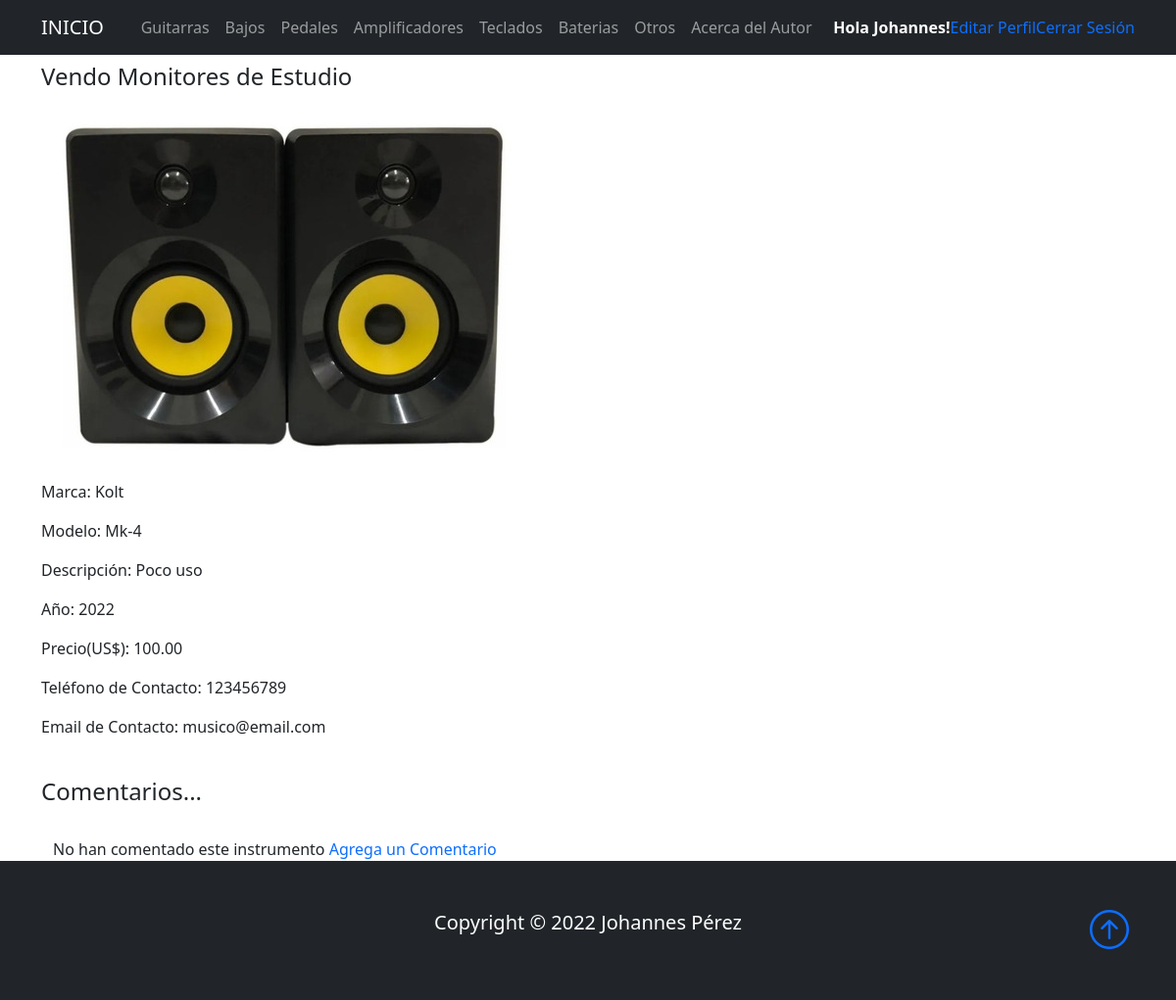
The app's page /otroDetalle/11/ (signed in) with its own data.
### Base/models.py (models this page shows, shortened)
class Instrumento(models.Model):
    instrumentoSeleccion = (
    ('guitarra','Guitarra'),
    ('bajo', 'Bajo'),
    ('pedal','Pedal'),
    ('bateria','Bateria'),
    ('teclado','Teclado'),
    ('amplificador','Amplificador'),
    ('otro', 'Otro'),
    )
    usuario = models.ForeignKey(User, on_delete=models.CASCADE, null=True, blank=True)
    titulo = models.CharField(max_length=200)
    instrumento = models.CharField(max_length=15, choices=instrumentoSeleccion, default='guitarra')
    marca = models.CharField(max_length=40)
    modelo = models.CharField(max_length=40)
    descripcion = models.TextField(null=True, blank=True)
    year = models.IntegerField()
    precio = models.DecimalField(max_digits=10, decimal_places=2)
    fechaPublicacion = models.DateTimeField(auto_now_add=True)
    telefonoContacto = models.IntegerField()
    emailContacto = models.EmailField()
    imagenInstrumento = models.ImageField(null=True, blank=True, upload_to="imagenes/")
    class Meta:
        ordering = ['usuario', '-fechaPublicacion']

### Base/views.py (the view)
# urls.py: path('otroDetalle/<int:pk>/', OtroDetalle.as_view(), name='otro'),
class OtroDetalle(LoginRequiredMixin, DetailView):
    model = Instrumento
    context_object_name = 'otro'
    template_name = 'Base/otroDetalle.html'

### Base/templates/Base/otroDetalle.html (shortened to what this page needs)
{% extends 'Base/home.html' %}
{% block content %}
<div class="container">
<p><h4>{{otro.titulo}}</h4></p>
{% if otro.imagenInstrumento %}
    <p><img src="{{otro.imagenInstrumento.url}}" alt=""></p>
{% endif %}
<p>Marca: {{otro.marca}}</p>
<p>Modelo: {{otro.modelo}}</p>
<p>Descripción: {{otro.descripcion}}</p>
<p>Año: {{otro.year}}</p>
<p>Precio(US$): {{otro.precio}}</p>
<p>Teléfono de Contacto: {{otro.telefonoContacto}}</p>
<p>Email de Contacto: {{otro.emailContacto}}</p>
</div>
<br>
<div class="container">
    <h4>Comentarios...</h4>
    <br>
    <div class="container">
    {% if not otro.comentarios.all %}
        No han comentado este instrumento
    {% endif %}
    <a href="{% url 'comentario' otro.pk %}">Agrega un Comentario</a>
    </div>
</div>
{% endblock %}

### Base/templates/Base/home.html (shortened to what this page needs)
<!DOCTYPE html>
<html lang="en">
<head>
    <link href="https://cdn.jsdelivr.net/npm/bootstrap@5.0.2/dist/css/bootstrap.min.css" rel="stylesheet"
>
    <link rel="stylesheet" href="https://cdn.jsdelivr.net/npm/bootstrap-icons@1.3.0/font/bootstrap-icons.css">
    <link href='https://api.mapbox.com/mapbox-gl-js/v2.8.1/mapbox-gl.css' rel='stylesheet' />
    {% load static %}
    <link rel="stylesheet" type="text/css" href="{% static 'Base/style.css' %}">
</head>
<body>
    <nav class="navbar navbar-expand-lg bg-dark navbar-dark py-2 fixed-top">
      <div class="container">
        <a href="{% url 'home' %}" class="navbar-brand">INICIO</a>
            <div class="collapse navbar-collapse" id="navmenu">
              <ul class="navbar-nav ms-auto">
                <li class="nav-item">
                  <a class="nav-link" href="{% url 'guitarras' %}">Guitarras</a>
                </li>
                <li class="nav-item">
                  <a class="nav-link" href="{% url 'bajos' %}">Bajos</a>
                </li>
                <li class="nav-item">
                  <a class="nav-link" href="{% url 'pedales' %}">Pedales</a>
                </li>
                <li class="nav-item">
                  <a class="nav-link" href="{% url 'amplificadores' %}">Amplificadores</a>
                </li>
                <li class="nav-item">
                  <a class="nav-link" href="{% url 'teclados' %}">Teclados</a>
                </li>
                <li class="nav-item">
                  <a class="nav-link" href="{% url 'baterias' %}">Baterias</a>
                </li>
                <li class="nav-item">
                  <a class="nav-link" href="{% url 'otros' %}">Otros</a>
                </li>
                <li class="nav-item">
                  <a class="nav-link" href="{% url 'acerca_de_mi' %}">Acerca del Autor</a>
                </li>
              </ul>
                {% if request.user.is_authenticated %}
              <ul class="navbar-nav ms-auto">
              <li class="nav-item">
                <strong><span style="color:white"> Hola {{request.user.first_name}}!</span></strong>
              </li>
              <li class="nav-item">
                <a href="{% url 'editar_perfil' %}">Editar Perfil</a>
              </li>
              <li class="nav-item">
                <a href="{% url 'logout' %}">Cerrar Sesión</a>
              </li>
            {% endif %}
          </div>
      </div>
  </nav>
      {% block content %}{% endblock %}
  <footer class="p-5 bg-dark text-white text-center position-relative">
      <div class="container">
          <p class="lead">Copyright &copy; 2022 Johannes Pérez</p>
          <a href="" class="position-absolute bottom-0 end-0 p-5">
              <i class="bi bi-arrow-up-circle h1"></i>
          </a>
      </div>
  </footer>
</body>
</html>

### Base/static/Base/style.css (style rules this page uses)
a { text-decoration: none; }
ul { list-style: none; }

### records on screen
Instrumento: titulo "Vendo Monitores de Estudio", imagenInstrumento (picture), marca "Kolt", modelo "Mk-4", descripcion "Poco uso", year "2022", precio "100.00", telefonoContacto "123456789", emailContacto "musico@email.com"

### other values on screen
{{ request.user.first_name }} "Johannes"
